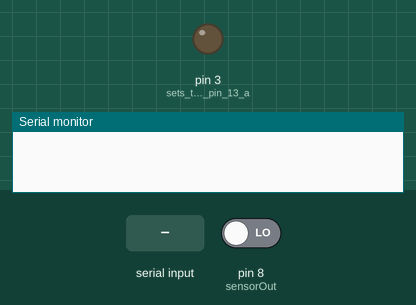
This sketch was run on a simulated Arduino Uno, built with avr-gcc and run on an emulated ATmega328P. On the bench: output pins drawn as LEDs (lit = HIGH), the last lines printed to the serial monitor. Dashed ring = blinking. The inputs (shaded band) are chosen by the test bench; at power-on: pin 8 (sensorOut) LOW. Pins used as bus, display or sensor lines are not drawn.

Above: at 1.2 s.
1.3 s: "PULSE\n" received over Serial
At 1.36 s:
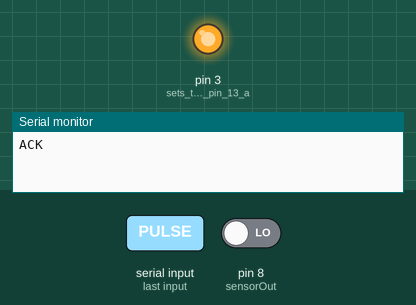
4.3 s: byte 10 ('\n') received over Serial
At 5.2 s:
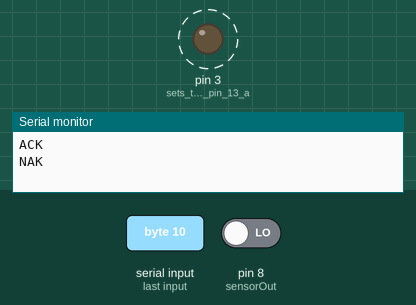
7.3 s: "PULSE\n" received over the second serial link
10.3 s: "?\n" received over Serial
13.3 s: "?\n" received over the second serial link
16.3 s: "1\n" received over the second serial link
Timing chart, 0 to 20.3 s (numbered marks = the images above; inputs shaded):
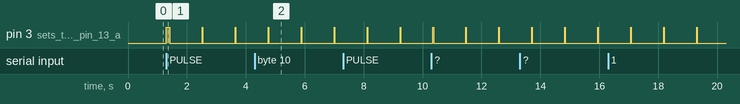

Measured:
- after the input at 1.3 s, pin 3 (sets_the_digital_pin_13_a): LOW → HIGH at once, then repeats every 1.1 s: LOW 1.1 s, HIGH 0.02 s

The sketch:

embroider.ino
```cpp
/*********
  Rui Santos
  Complete project details at http://randomnerdtutorials.com
*********/
#include <SoftwareSerial.h>

// TCS230 or TCS3200 pins wiring to Arduino
#define S0 4
#define S1 5
#define S2 6
#define S3 7
#define sensorOut 8

// Stores frequency read by the photodiodes
int redFrequency = 0;
int greenFrequency = 0;
int blueFrequency = 0;

// Stores the red. green and blue colors
int redColor = 0;
int greenColor = 0;
int blueColor = 0;

bool running = false;
unsigned long timeLastPulse = 0;

unsigned long min_pulses = 20;
unsigned long pulse_count = 0;

String inputString = "";      // a String to hold incoming data
bool stringComplete = false;  // whether the string is complete
SoftwareSerial  gSerialPassthrough(9, 10);
const char* PASSTHROUGH_PREFIX = "g:";
size_t PASSTHROUGH_LEN = 2;

void setup() {
  // Setting the outputs
  pinMode(S0, OUTPUT);
  pinMode(S1, OUTPUT);
  pinMode(S2, OUTPUT);
  pinMode(S3, OUTPUT);

  pinMode(3, OUTPUT);          // sets the digital pin 13 as output

  // Setting the sensorOut as an input
  pinMode(sensorOut, INPUT);

  // Setting frequency scaling to 20%
  digitalWrite(S0,HIGH);
  digitalWrite(S1,LOW);

  digitalWrite(S2,LOW);
  digitalWrite(S3,LOW);

  // Begins serial communication
  Serial.begin(115200);
  gSerialPassthrough.begin(57600);

  inputString.reserve(200);
}

void serialEvent() {
  while (Serial.available()) {
    // get the new byte:
    char inChar = (char)Serial.read();
    // add it to the inputString:
    inputString += inChar;
    // if the incoming character is a newline, set a flag so the main loop can
    // do something about it:
    if (inChar == '\n') {
      stringComplete = true;
    }
  }
}

bool safe() {
  // // Reading the output frequency
  redFrequency = pulseIn(sensorOut, LOW);
  // Remaping the value of the RED (R) frequency from 0 to 255
  // You must replace with your own values. Here's an example:
  redColor = map(redFrequency, 50, 100, 255,0);
  return redColor < 50;
}

bool canPulse() {
  return 100 < millis() - timeLastPulse;
}

void pulse(int length) {
  digitalWrite(3, HIGH);
  delay(length);
  digitalWrite(3, LOW);
  timeLastPulse = millis();
}

void loop() {
  gSerialPassthrough.listen();
  if (gSerialPassthrough.available())
  {
    char byte = gSerialPassthrough.read();
    // Send header with every byte
    // Serial.write(PASSTHROUGH_PREFIX, PASSTHROUGH_LEN);
    Serial.write(byte);
  }
  if (stringComplete)
  {
    inputString.trim();
    const char* str = inputString.c_str();
    if (memcmp(str, PASSTHROUGH_PREFIX, PASSTHROUGH_LEN) == 0)
    {
      // Passthrough to other board
      gSerialPassthrough.write(str + PASSTHROUGH_LEN);
      gSerialPassthrough.write("\r\n");
    }
    else if (inputString == "PULSE")
    {
      pulse_count = 0;
      Serial.println("ACK");
      pulse(120);
      running = true;
    }
    else if (inputString == "?")
    {
      Serial.println(running ? "RUNNING" : "IDLE");
    }
    else
    {
      Serial.println("NAK");
    }

    inputString = "";
    stringComplete = false;
  }

  if (running && canPulse())
  {
    if (!safe())
    {
      pulse_count += 1;
      pulse(18);
    } else
    {
      running = false;
    }
  }
}
```
